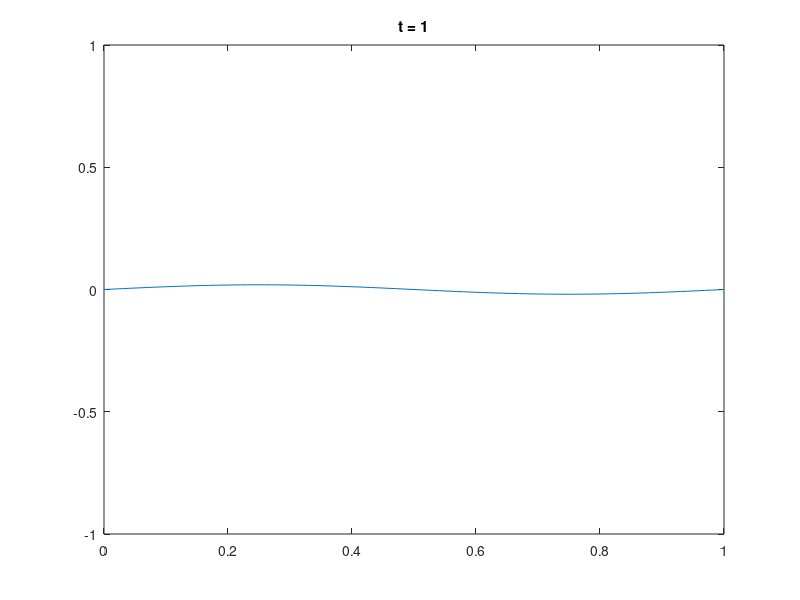

This figure's MATLAB source:
%% Main parameters
D = .1;
L = 1;
T = 1;

Nx = 100;
nu = .5; % nu = D * tau / h^2

%% Secondary parameters
x = linspace(0, L, Nx + 1);
h = x(2) - x(1);

tau = nu * h^2 / D;
Nt = ceil(T/tau) + 1;

u_0 = exp(-(x - .5).^2 ./ .05);
u_0 = sin(2*pi*x/L);

% figure(1)
% plot(x, u_0)

%% Transition matrices
alpha = 4*(6*nu + 5);
a = 2*(1 - 6*nu)/alpha;
b = -4*(5 - 6*nu)/alpha;
c = -2*(1 + 6*nu)/alpha;

U_now = b*eye(Nx) + ...
    diag(c * ones(Nx-1, 1), 1) + ...
    diag(c * ones(Nx-1, 1),-1);
U_next = eye(Nx) + ...
    diag(a * ones(Nx-1, 1), 1) + ...
    diag(a * ones(Nx-1, 1),-1);

%% Periodic border condition
U_next(1, end) = a;
U_next(end, 1) = a;
U_now(1, end) = c;
U_now(end, 1) = c;

%% Integration
U = zeros(Nt, Nx);
U(1, :) = u_0(1 : end-1);

for k = 2 : Nt
    U(k, :) = -U_next \ U_now * U(k - 1, :).';
end
U = [U, U(:, 1)];

%% Visualisation
figure(2)

for k = [1 : floor(Nt/200) : Nt, Nt]
    plot(x, U(k, :));
    axis([0 L -1 1]);
    title(['t = ', num2str((k-1)*tau)]);
    drawnow;
end
